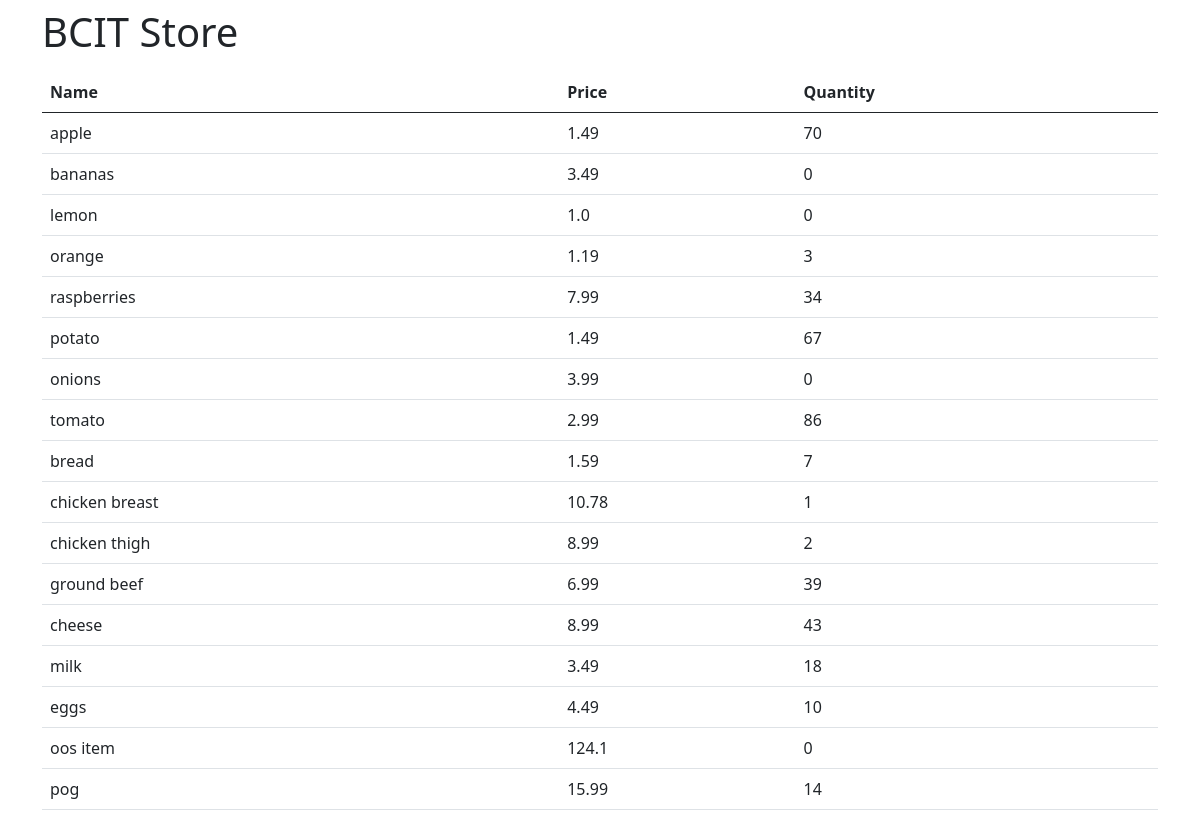
Before: / with the older database file.
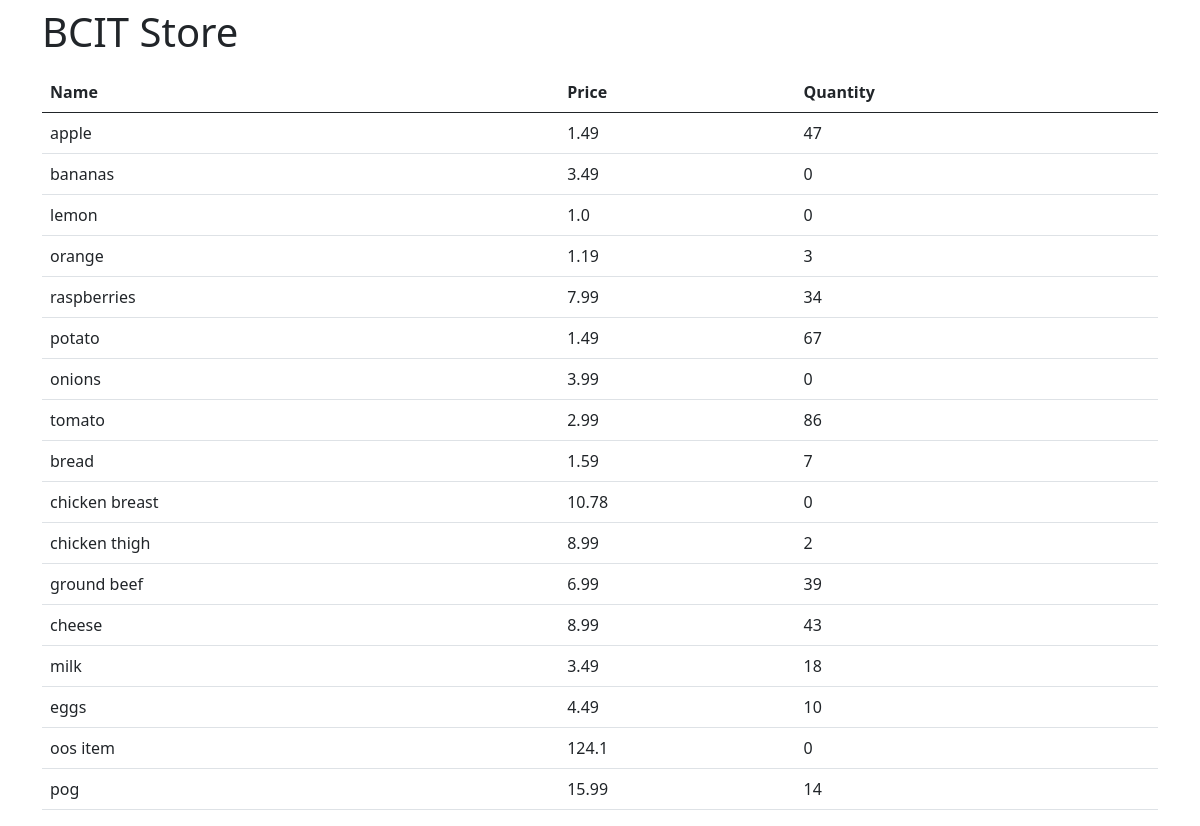
After: the same page with the newer database file.
### models.py (models this page shows, shortened)
class Product(db.Model):
    name = db.Column(db.String, unique=True, primary_key=True, nullable=False)
    price = db.Column(db.Float)
    quantity = db.Column(db.Integer)

### app.py (the view)
@app.route("/")
def home():
    data = Product.query.all()
    return render_template("index.html", products=data)

### templates/index.html
{% extends "base.html" %}
{% block content %}
<h1 class="py-2">BCIT Store</h1>
<table class="table table-highlighted">
    <thead>
        <tr>
            <th>Name</th>
            <th>Price</th>
            <th>Quantity</th>
        </tr>
    </thead>
    <tbody>
        {% for product in products %}
        <tr>
            <td>{{ product.name }}</td>
            <td>{{ product.price }}</td>
            <td>{{ product.quantity }}</td>
        </tr>
        {% endfor %}
    </tbody>
</table>
{% endblock %}

### templates/base.html (shortened to what this page needs)
<!doctype html>
<html lang="en">
<head>
    <link href="https://cdn.jsdelivr.net/npm/bootstrap@5.0.2/dist/css/bootstrap.min.css" rel="stylesheet"
>
</head>
<body>
    <div class="container">
        {% block content %}
        {% endblock %}
    </div>
</body>
</html>

Changed rows visible on the page:
changed Product "apple": quantity "70" → "47"
changed Product "chicken breast": quantity "1" → "0"
